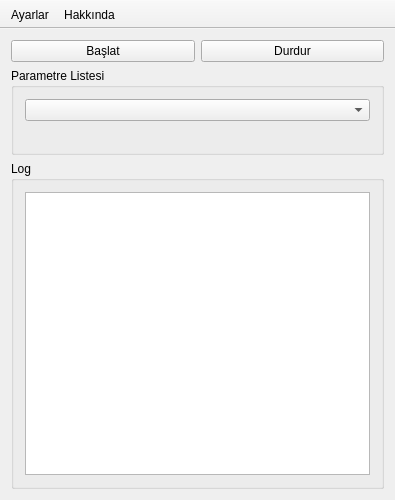
<?xml version="1.0" encoding="UTF-8"?>
<ui version="4.0">
 <class>MainWindow</class>
 <widget class="QMainWindow" name="MainWindow">
  <property name="geometry">
   <rect>
    <x>0</x>
    <y>0</y>
    <width>395</width>
    <height>500</height>
   </rect>
  </property>
  <property name="windowTitle">
   <string>MainWindow</string>
  </property>
  <widget class="QWidget" name="centralWidget">
   <layout class="QVBoxLayout" name="verticalLayout_2">
    <item>
     <layout class="QHBoxLayout" name="horizontalLayout">
      <item>
       <widget class="QPushButton" name="btnStart">
        <property name="text">
         <string>Başlat</string>
        </property>
       </widget>
      </item>
      <item>
       <widget class="QPushButton" name="btnStop">
        <property name="text">
         <string>Durdur</string>
        </property>
       </widget>
      </item>
     </layout>
    </item>
    <item>
     <widget class="QGroupBox" name="groupBox_2">
      <property name="title">
       <string>Parametre Listesi</string>
      </property>
      <layout class="QVBoxLayout" name="verticalLayout_3">
       <item>
        <widget class="QComboBox" name="comboParametre"/>
       </item>
       <item>
        <widget class="QLabel" name="labelParameters">
         <property name="text">
          <string/>
         </property>
         <property name="textFormat">
          <enum>Qt::PlainText</enum>
         </property>
         <property name="alignment">
          <set>Qt::AlignLeading|Qt::AlignLeft|Qt::AlignVCenter</set>
         </property>
        </widget>
       </item>
      </layout>
     </widget>
    </item>
    <item>
     <widget class="QGroupBox" name="groupBox">
      <property name="title">
       <string>Log</string>
      </property>
      <layout class="QVBoxLayout" name="verticalLayout">
       <item>
        <widget class="QPlainTextEdit" name="debugArea"/>
       </item>
      </layout>
     </widget>
    </item>
   </layout>
  </widget>
  <widget class="QToolBar" name="mainToolBar">
   <property name="movable">
    <bool>false</bool>
   </property>
   <property name="toolButtonStyle">
    <enum>Qt::ToolButtonTextBesideIcon</enum>
   </property>
   <attribute name="toolBarArea">
    <enum>TopToolBarArea</enum>
   </attribute>
   <attribute name="toolBarBreak">
    <bool>false</bool>
   </attribute>
   <addaction name="actionAyarlar"/>
   <addaction name="actionAbout"/>
  </widget>
  <action name="actionAyarlar">
   <property name="icon">
    <iconset>
     <normalon>:/images/images/settings-gears-button.png</normalon>
    </iconset>
   </property>
   <property name="text">
    <string>Ayarlar</string>
   </property>
   <property name="visible">
    <bool>true</bool>
   </property>
  </action>
  <action name="actionAbout">
   <property name="icon">
    <iconset>
     <normalon>:/images/images/info-button.png</normalon>
    </iconset>
   </property>
   <property name="text">
    <string>Hakkında</string>
   </property>
   <property name="toolTip">
    <string>Hakkında</string>
   </property>
  </action>
 </widget>
 <layoutdefault spacing="6" margin="11"/>
 <resources/>
 <connections/>
</ui>
